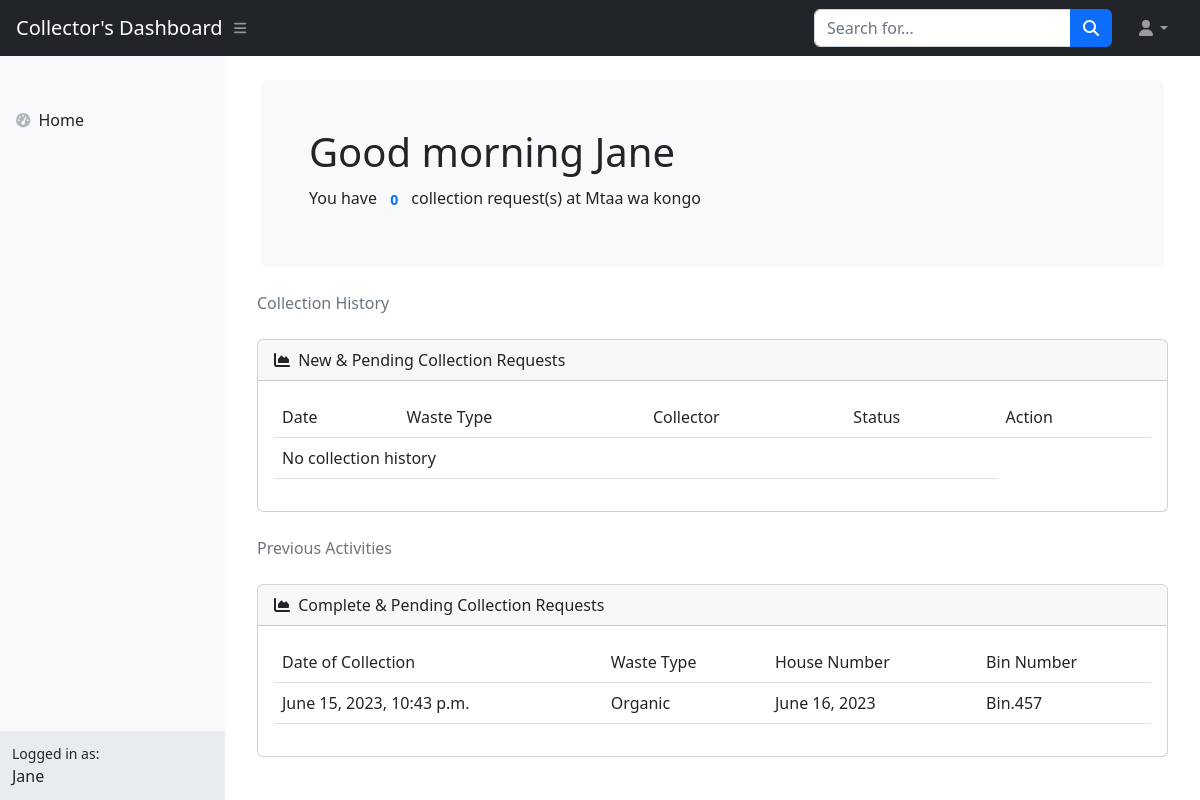
Screenshot of /collector_dashboard/ (signed in) with the database file from the repository.
### wms_app/models.py (models this page shows, shortened)
class Area(models.Model):
    name = models.CharField(max_length=100)

class Collection(models.Model):
    waste_producer = models.ForeignKey(User, on_delete=models.CASCADE)
    waste_collector = models.ForeignKey(Customer, on_delete=models.CASCADE, null=True, blank=True)
    collection_date = models.DateField(blank=True, null=True)
    collection_status = models.BooleanField(default=False)
    time_requested = models.DateTimeField(auto_now_add=True)
    area = models.ForeignKey('Area', on_delete=models.CASCADE)
    waste_type = models.CharField(max_length=20)
    house_number = models.CharField(max_length=50)
    bin_number = models.CharField(max_length=50)

### wms_app/views.py (the view)
# urls.py: path('collector_dashboard/', collector_dashboard_view, name='collector_dashboard'),
def collector_dashboard_view(request):
    greetings = get_greeting() + request.user.first_name
    collector = Customer.objects.get(user=request.user)
    collections = Collection.objects.filter(waste_collector=collector, collection_status=False)
    collections_count = len(collections)
    if collections_count == 0:
        collections = False
    complete_collections = Collection.objects.filter(waste_collector=collector, collection_status=True)
    collector_area = Area.objects.get(id=collector.address)
    collector_area_name = collector_area.name
    context = {'greetings': greetings, 'collections': collections, 'collection_count': collections_count, 'complete_collections': complete_collections, 'collector_area_name': collector_area_name}
    return render(request, 'dashboard/collector_dashboard.html', context)

### wms_app/views.py (called while the page is built)
def get_greeting():
    current_hour = datetime.datetime.now().hour
    if 0 <= current_hour < 12:
        return "Good morning "
    elif 12 <= current_hour < 18:
        return "Good afternoon "
    else:
        return "Good evening "

### templates/dashboard/collector_dashboard.html (shortened to what this page needs)
{% extends 'dashboard/base.html' %}
{% load static %}
{% block body %}
<body class="sb-nav-fixed">
    <nav class="sb-topnav navbar navbar-expand navbar-dark bg-dark">
        <a class="navbar-brand ps-3" href="index.html">Collector's Dashboard</a>
        <button class="btn btn-link btn-sm order-1 order-lg-0 me-4 me-lg-0" id="sidebarToggle" href="#!"><i class="fas fa-bars"></i></button>
        <form class="d-none d-md-inline-block form-inline ms-auto me-0 me-md-3 my-2 my-md-0">
            <div class="input-group">
                <input class="form-control" type="text" placeholder="Search for..." aria-label="Search for..." aria-describedby="btnNavbarSearch" />
                <button class="btn btn-primary" id="btnNavbarSearch" type="button"><i class="fas fa-search"></i></button>
            </div>
        </form>
        <ul class="navbar-nav ms-auto ms-md-0 me-3 me-lg-4">
            <li class="nav-item dropdown">
                <a class="nav-link dropdown-toggle" id="navbarDropdown" href="#" role="button" data-bs-toggle="dropdown" aria-expanded="false"><i class="fas fa-user fa-fw"></i></a>
            </li>
        </ul>
    </nav>
    <div id="layoutSidenav">
        {% include "dashboard/collector_side_panel.html" %}
        <div id="layoutSidenav_content">
            <main>
                <div class="container-fluid px-4">
                    <div class="container my-4">
                        <div class="bg-light border rounded border-0 border-light d-flex flex-column justify-content-between flex-lg-row p-4 p-md-5">
                            <div class="pb-2 pb-lg-1">
                                <h1 class="mb-2 fw-light" id="banner-title">{{greetings}}</h1>
                                <p class="mb-0" id="banner-content">
                                    You have <span class="fw-bold rounded btn btn-sm text-primary">{{collection_count}}</span> collection request(s) at {{collector_area_name}}
                                </p>
                            </div>
                        </div>
                    </div>
                </div>
                <div class="container px-4">
                    <div class="row px-2">
                        <div class="col-12">
                            <ol class="breadcrumb mb-4">
                                <li class="breadcrumb-item active">Collection History</li>
                            </ol>
                            <div class="card mb-4">
                                <div class="card-header">
                                    <i class="fas fa-chart-area me-1"></i>
                                    New & Pending Collection Requests
                                </div>
                                <div class="card-body">
                                    <table class="table">
                                        <thead>
                                            <tr>
                                                <td scope="col">Date</td>
                                                <td scope="col">Waste Type</td>
                                                <td scope="col">Collector</td>
                                                <td scope="col">Status</td>
                                                <td scope="col">Action</td>
                                            </tr>
                                        </thead>
                                        <tbody class="fw-light">
                                            {% if collections %}
                                                {% for collection in collections %}
                                                <tr>
                                                    <td>{{collection.time_requested}}</td>
                                                    <td>{{collection.waste_type}}</td>
                                                    <td>{{collection.waste_collector}}</td>
                                                    <td>{%if collection.collection_status is True %}Complete{% else %}Pending {%endif%}</td>
                                                    <td>
                                                        {% if collection.collection_status is True %}
                                                            <a href="/process_request/{{collection.id}}" class="btn btn-sm btn-success">Complete</a>
                                                        {% else %}
                                                            <a href="/process_request/{{collection.id}}" class="btn btn-sm btn-primary">Complete</a>
                                                        {% endif %}
                                                </tr>
                                                {% endfor %}
                                            {% else %}
                                                <tr>
                                                    <td colspan="4">No collection history</td>
                                                </tr>
                                            {% endif %}
                                        </tbody>
                                    </table>
                                </div>
                            </div>
                        </div>
                        <div class="col-12">
                            <ol class="breadcrumb mb-4">
                                <li class="breadcrumb-item active">Previous Activities</li>
                            </ol>
                            <div class="card mb-4">
                                <div class="card-header">
                                    <i class="fas fa-chart-area me-1"></i>
                                    Complete & Pending Collection Requests
                                </div>
                                <div class="card-body">
                                    <table class="table">
                                        <thead>
                                            <tr>
                                                <td scope="col">Date of Collection</td>
                                                <td scope="col">Waste Type</td>
                                                <td scope="col">House Number</td>
                                                <td scope="col">Bin Number</td>
                                            </tr>
                                        </thead>
                                        <tbody class="fw-light">
                                            {% if complete_collections %}
                                                {% for collection in complete_collections %}
                                                <tr>
                                                    <td>{{collection.time_requested}}</td>
                                                    <td>{{collection.waste_type}}</td>
                                                    <td>{{collection.collection_date}}</td>
                                                    <td>{{collection.bin_number}}</td>
                                                </tr>
                                                {% endfor %}
                                            {% else %}
                                                <tr>
                                                    <td colspan="4">No collection history</td>
                                                </tr>
                                            {% endif %}
                                        </tbody>
                                    </table>
                                </div>
                            </div>
                        </div>
                    </div>
                </div>
            </main>
        </div>
    </div>
</body>
{% endblock body %}

### templates/dashboard/collector_side_panel.html
<div id="layoutSidenav_nav">
    <nav class="sb-sidenav accordion sb-sidenav-light" id="sidenavAccordion">
        <div class="sb-sidenav-menu">
            <div class="nav">
                <div class="sb-sidenav-menu-heading"></div>
                <a class="nav-link" href="/collector_dashboard">
                    <div class="sb-nav-link-icon"><i class="fas fa-tachometer-alt"></i></div>
                    Home
                </a>
            </div>
        </div>
        <div class="sb-sidenav-footer">
            <div class="small">Logged in as:</div>
            {{request.user.first_name}}
        </div>
    </nav>
</div>

### rows the page displays
Area: name "Mtaa wa kongo"
Collection: time_requested "June 15, 2023, 10:43 p.m.", waste_type "Organic", collection_date "June 16, 2023", bin_number "Bin.457"

### other values shown
{{ request.user.first_name }} "Jane"
{{ greetings }} "Good morning Jane"
{{ collection_count }} "0"
